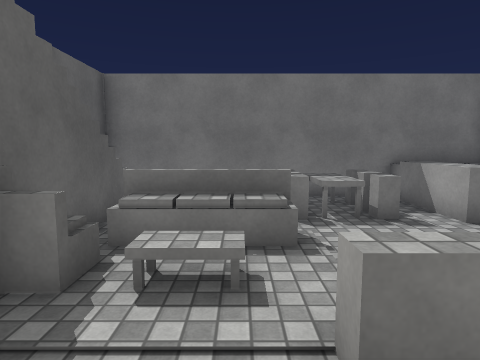
View 1 (above)

14 first-person views from a walk through a scene from a Unity 3-D project. The camera is 1.5 m above the floor, tilts 6° down and sees 75° across. The floor is counted in squares, 1 m on a side. Each view is taken from the middle of a square. On the plan, view 1 faces up. The plan holds only what a view shows up to about 15 squares ahead; the rest is blank. The player character is not drawn. Door leaves are left out, so doorways stand open. Surface patterns are stand-ins for the level's own textures.

View 2
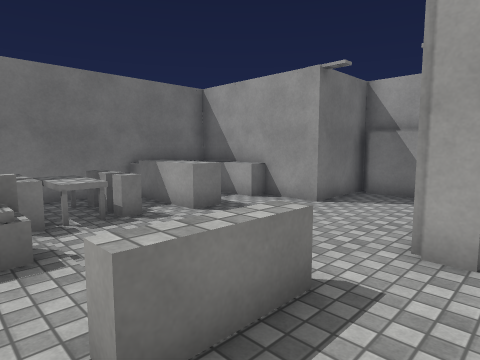

View 3
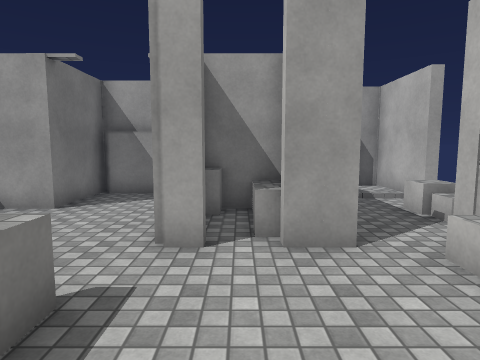

View 4
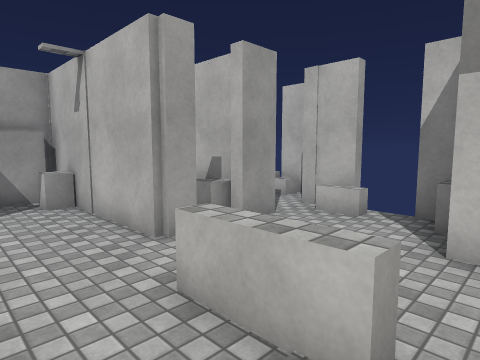

View 5
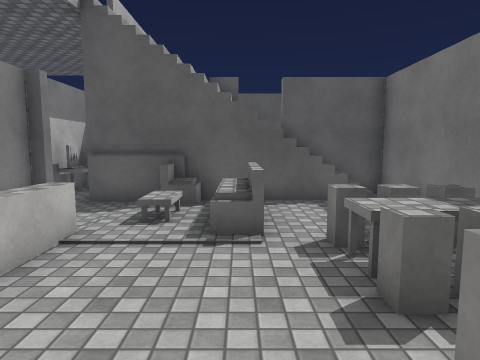

View 6
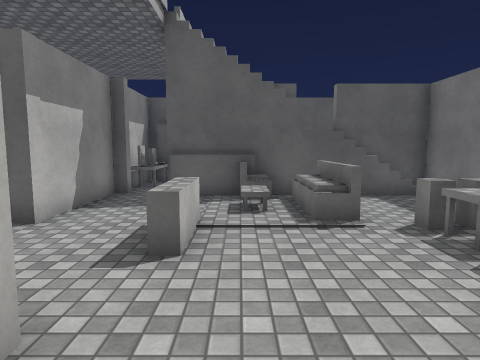

View 7
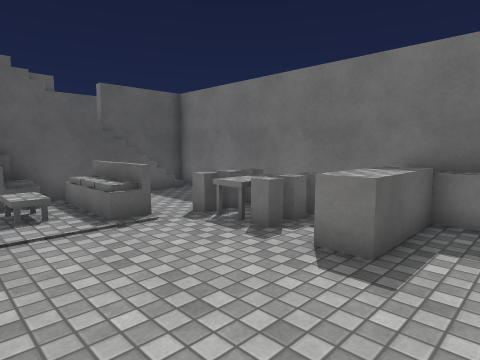

View 8
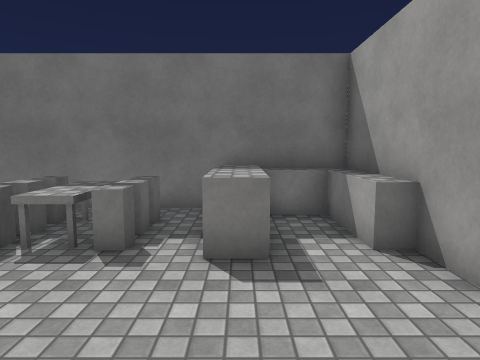

View 9
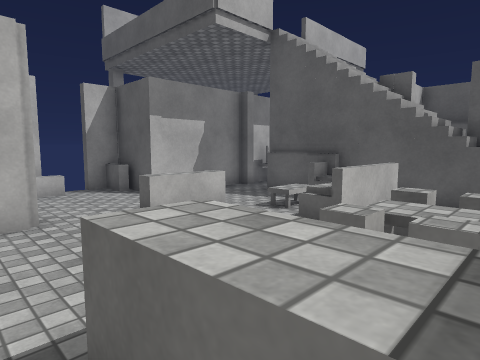

View 10
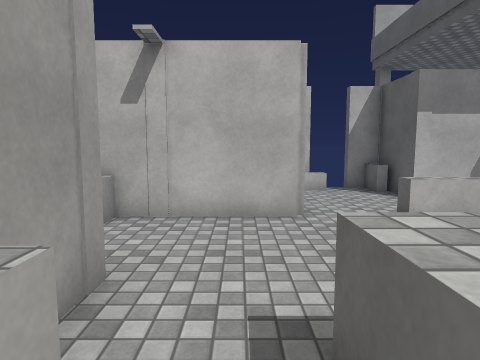

View 11
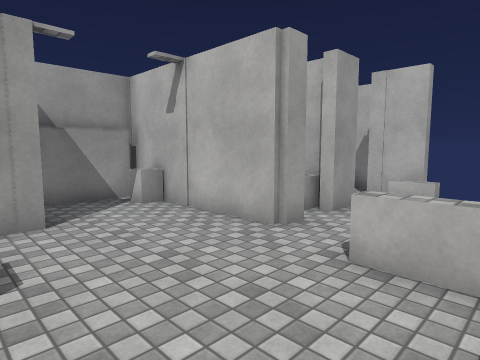

View 12
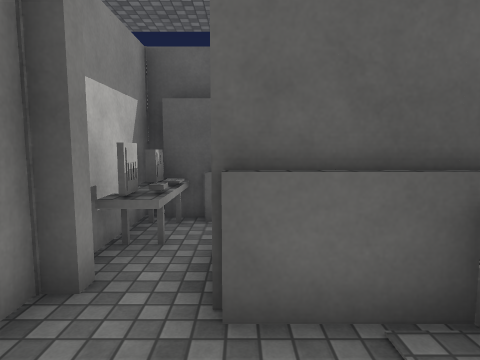

View 13
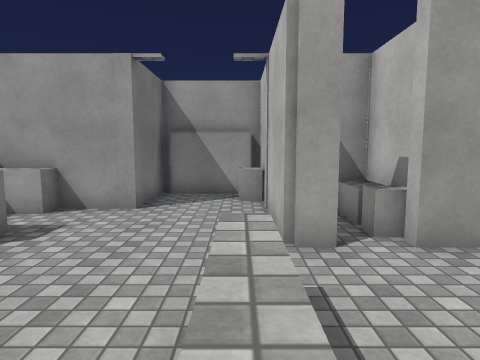

View 14
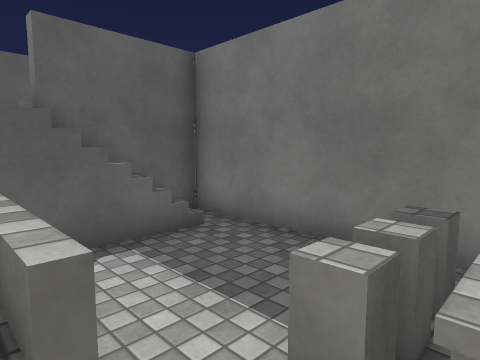

### Floor plan
Key: @ floor where view 1 was taken; # wall or solid block; x gap in a wall; . floor; / step, stairs or slope; D open door; = window, fence, low wall or low ledge; ^ raised ledge; v drop or lower ground; O other object.
Columns run from 7 left of view 1 to 10 right of it. Each row starts with its distance up from view 1.
 10    #############
  9    #........^^^#
  8    #/...O^O.^.^#
  7 #  #/...O^O.^.^#
  6 # vv/.......^..#
  5 v  #/^^^^......D##
  4 v  //O.........D.#
  3    //#...........#
  2    //...^^=....DO#
  1 ##=//.......###D##
  0 #O^=...@......^#
 -1 #########...####
 -2         #...#
 -3         O.OO#
 -4         #x###

Positions as (right, up) in squares from view 1, and headings:
1: (0, 0), facing up
2: (0, 0), facing up-right
3: (0, 0), facing right
4: (0, 4), facing down-right
5: (6, 5), facing left
6: (7, 3), facing left
7: (7, 2), facing up-left
8: (5, 2), facing up
9: (6, 8), facing down-left
10: (6, 8), facing down
11: (1, 6), facing down-right
12: (0, 1), facing left
13: (0, 2), facing right
14: (2, 5), facing up-left
